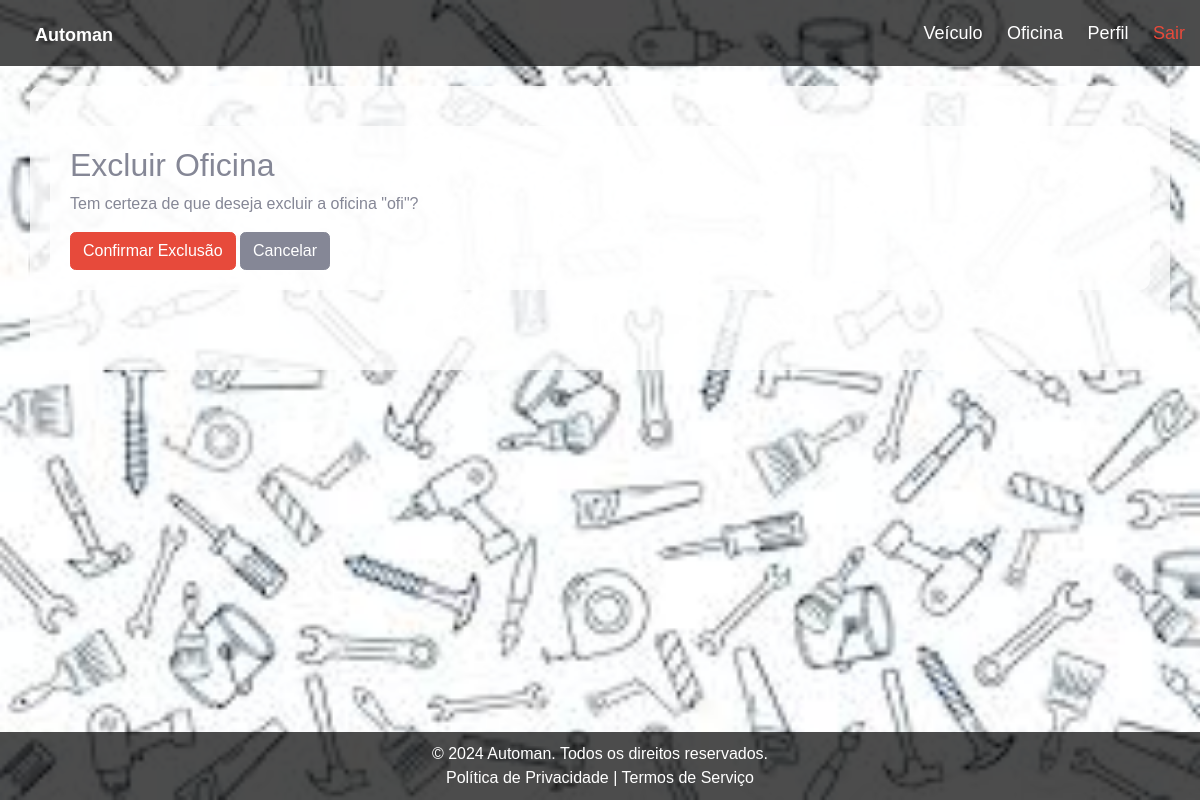
The page /oficina/excluir/1/ (signed in) on the database as committed earlier.
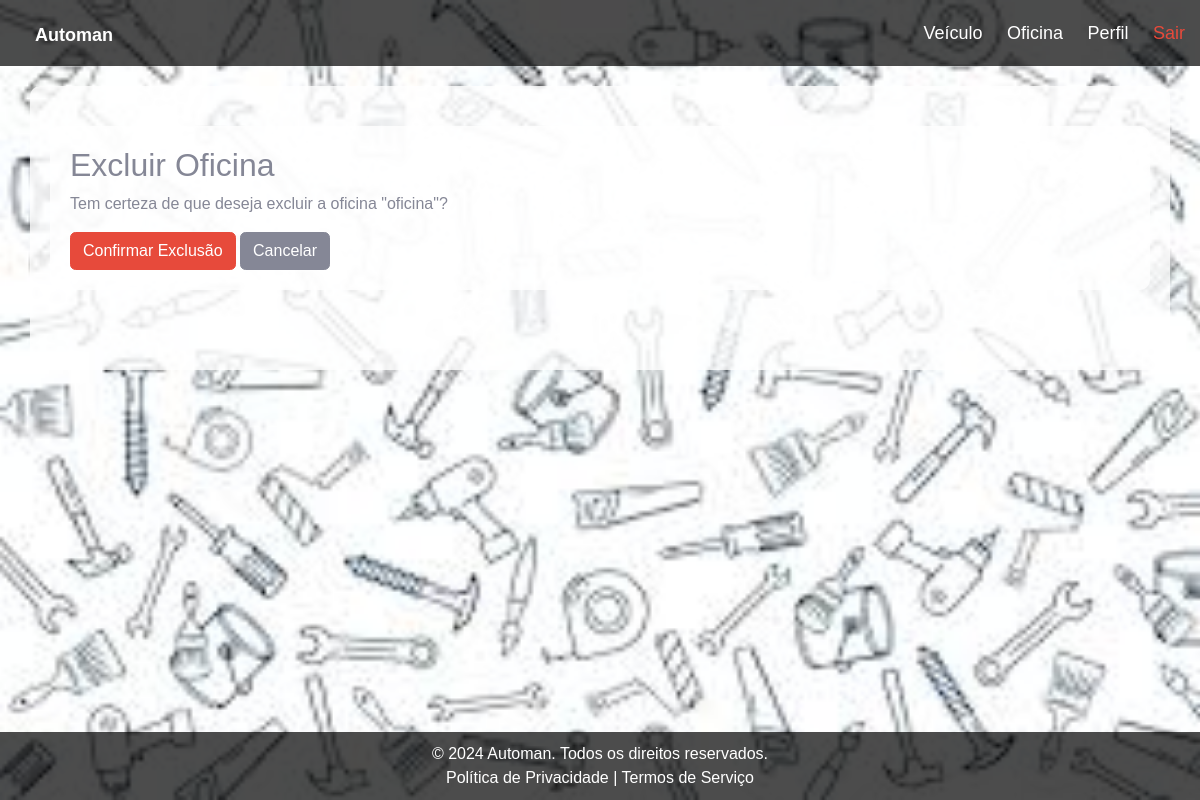
The same page on the database as committed later.
### oficina/models.py (models this page shows, shortened)
class Oficina(models.Model):
    nome = models.CharField(max_length=200)
    endereco = models.CharField(max_length=500)
    telefone = models.CharField(max_length=11)
    especialidade = models.CharField(max_length=100)
    usuario = models.ForeignKey(User, on_delete=models.CASCADE)

### oficina/views.py (the view)
# urls.py: path('excluir/<int:id>/', views.oficinaDeletar, name='oficinaDeletar'),
@login_required
def oficinaDeletar(request, id):
    ofi = get_object_or_404(Oficina, pk = id, usuario = request.user)
    if request.method == 'POST':
        ofi.delete()
        return redirect('oficinaListar')
    return render(request, 'oficina/oficinaDeletar.html', {'ofi' : ofi})

### templates/oficina/oficinaDeletar.html (shortened to what this page needs)
{% extends 'base.html' %}
{% block content %}
<div class="container">
    <h2>Excluir Oficina</h2>
    <p>Tem certeza de que deseja excluir a oficina "{{ ofi.nome }}"?</p>
    <form method="post">
        <button type="submit" class="btn btn-danger">Confirmar Exclusão</button>
        <a href="{% url 'oficinaListar' %}" class="btn btn-secondary">Cancelar</a>
    </form>
</div>
{% endblock %}

Rows that differ between the two databases and show on the page:
changed Oficina: nome "ofi" → "oficina"
